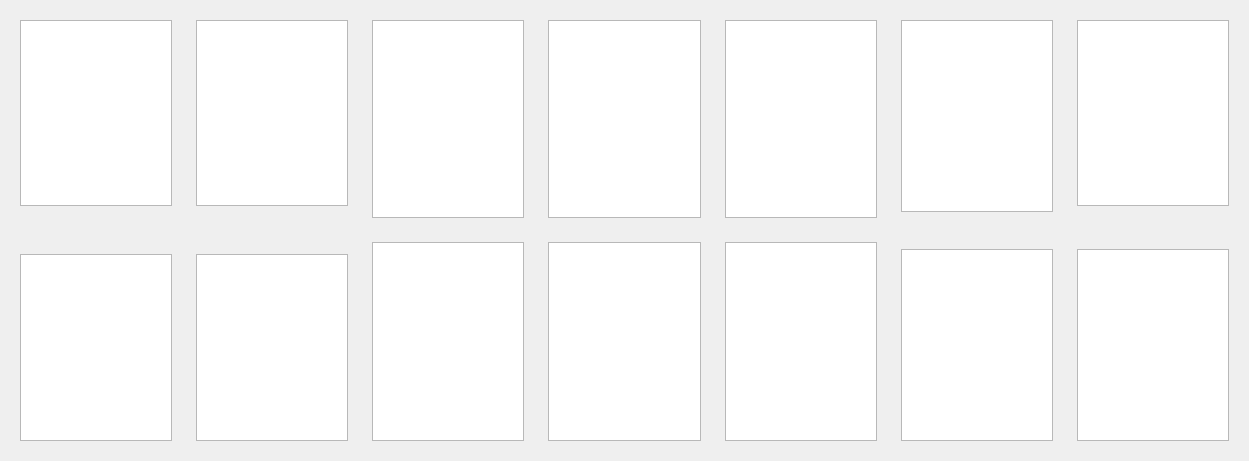
<?xml version="1.0" encoding="UTF-8"?>
<ui version="4.0">
 <class>FMXForm</class>
 <widget class="QWidget" name="FMXForm">
  <property name="geometry">
   <rect>
    <x>0</x>
    <y>0</y>
    <width>1249</width>
    <height>461</height>
   </rect>
  </property>
  <property name="windowTitle">
   <string>Form</string>
  </property>
  <layout class="QVBoxLayout" name="verticalLayout_32">
   <item>
    <layout class="QVBoxLayout" name="verticalLayout_9">
     <item>
      <layout class="QHBoxLayout" name="horizontalLayout">
       <item>
        <widget class="QWidget" name="widget" native="true">
         <layout class="QVBoxLayout" name="verticalLayout">
          <item>
           <widget class="QGraphicsView" name="graphicsView1"/>
          </item>
          <item>
           <spacer name="verticalSpacer">
            <property name="orientation">
             <enum>Qt::Vertical</enum>
            </property>
            <property name="sizeHint" stdset="0">
             <size>
              <width>20</width>
              <height>18</height>
             </size>
            </property>
           </spacer>
          </item>
         </layout>
        </widget>
       </item>
       <item>
        <widget class="QWidget" name="widget_2" native="true">
         <layout class="QVBoxLayout" name="verticalLayout_6">
          <item>
           <widget class="QGraphicsView" name="graphicsView1_11"/>
          </item>
          <item>
           <spacer name="verticalSpacer_9">
            <property name="orientation">
             <enum>Qt::Vertical</enum>
            </property>
            <property name="sizeHint" stdset="0">
             <size>
              <width>20</width>
              <height>18</height>
             </size>
            </property>
           </spacer>
          </item>
         </layout>
        </widget>
       </item>
       <item>
        <widget class="QWidget" name="widget_3" native="true">
         <layout class="QVBoxLayout" name="verticalLayout_10">
          <item>
           <widget class="QGraphicsView" name="graphicsView1_9"/>
          </item>
         </layout>
        </widget>
       </item>
       <item>
        <widget class="QWidget" name="widget_4" native="true">
         <layout class="QVBoxLayout" name="verticalLayout_11">
          <item>
           <widget class="QGraphicsView" name="graphicsView1_13"/>
          </item>
         </layout>
        </widget>
       </item>
       <item>
        <widget class="QWidget" name="widget_5" native="true">
         <layout class="QVBoxLayout" name="verticalLayout_12">
          <item>
           <widget class="QGraphicsView" name="graphicsView1_15"/>
          </item>
         </layout>
        </widget>
       </item>
       <item>
        <widget class="QWidget" name="widget_6" native="true">
         <layout class="QVBoxLayout" name="verticalLayout_7">
          <item>
           <widget class="QGraphicsView" name="graphicsView1_16"/>
          </item>
          <item>
           <spacer name="verticalSpacer_10">
            <property name="orientation">
             <enum>Qt::Vertical</enum>
            </property>
            <property name="sizeHint" stdset="0">
             <size>
              <width>20</width>
              <height>4</height>
             </size>
            </property>
           </spacer>
          </item>
         </layout>
        </widget>
       </item>
       <item>
        <widget class="QWidget" name="widget_7" native="true">
         <layout class="QVBoxLayout" name="verticalLayout_24">
          <item>
           <widget class="QGraphicsView" name="graphicsView1_18"/>
          </item>
          <item>
           <spacer name="verticalSpacer_12">
            <property name="orientation">
             <enum>Qt::Vertical</enum>
            </property>
            <property name="sizeHint" stdset="0">
             <size>
              <width>20</width>
              <height>18</height>
             </size>
            </property>
           </spacer>
          </item>
         </layout>
        </widget>
       </item>
      </layout>
     </item>
     <item>
      <layout class="QHBoxLayout" name="horizontalLayout_2">
       <item>
        <widget class="QWidget" name="widget_11" native="true">
         <layout class="QVBoxLayout" name="verticalLayout_27">
          <item>
           <spacer name="verticalSpacer_24">
            <property name="orientation">
             <enum>Qt::Vertical</enum>
            </property>
            <property name="sizeHint" stdset="0">
             <size>
              <width>20</width>
              <height>18</height>
             </size>
            </property>
           </spacer>
          </item>
          <item>
           <widget class="QGraphicsView" name="graphicsView1_39"/>
          </item>
         </layout>
        </widget>
       </item>
       <item>
        <widget class="QWidget" name="widget_14" native="true">
         <layout class="QVBoxLayout" name="verticalLayout_30">
          <item>
           <spacer name="verticalSpacer_26">
            <property name="orientation">
             <enum>Qt::Vertical</enum>
            </property>
            <property name="sizeHint" stdset="0">
             <size>
              <width>20</width>
              <height>17</height>
             </size>
            </property>
           </spacer>
          </item>
          <item>
           <widget class="QGraphicsView" name="graphicsView1_42"/>
          </item>
         </layout>
        </widget>
       </item>
       <item>
        <widget class="QWidget" name="widget_13" native="true">
         <layout class="QVBoxLayout" name="verticalLayout_29">
          <item>
           <widget class="QGraphicsView" name="graphicsView1_41"/>
          </item>
         </layout>
        </widget>
       </item>
       <item>
        <widget class="QWidget" name="widget_10" native="true">
         <layout class="QVBoxLayout" name="verticalLayout_26">
          <item>
           <widget class="QGraphicsView" name="graphicsView1_38"/>
          </item>
         </layout>
        </widget>
       </item>
       <item>
        <widget class="QWidget" name="widget_9" native="true">
         <layout class="QVBoxLayout" name="verticalLayout_25">
          <item>
           <widget class="QGraphicsView" name="graphicsView1_37"/>
          </item>
         </layout>
        </widget>
       </item>
       <item>
        <widget class="QWidget" name="widget_12" native="true">
         <layout class="QVBoxLayout" name="verticalLayout_28">
          <item>
           <spacer name="verticalSpacer_25">
            <property name="orientation">
             <enum>Qt::Vertical</enum>
            </property>
            <property name="sizeHint" stdset="0">
             <size>
              <width>20</width>
              <height>4</height>
             </size>
            </property>
           </spacer>
          </item>
          <item>
           <widget class="QGraphicsView" name="graphicsView1_40"/>
          </item>
         </layout>
        </widget>
       </item>
       <item>
        <widget class="QWidget" name="widget_16" native="true">
         <layout class="QVBoxLayout" name="verticalLayout_31">
          <item>
           <spacer name="verticalSpacer_28">
            <property name="orientation">
             <enum>Qt::Vertical</enum>
            </property>
            <property name="sizeHint" stdset="0">
             <size>
              <width>20</width>
              <height>4</height>
             </size>
            </property>
           </spacer>
          </item>
          <item>
           <widget class="QGraphicsView" name="graphicsView1_44"/>
          </item>
         </layout>
        </widget>
       </item>
      </layout>
     </item>
    </layout>
   </item>
  </layout>
 </widget>
 <resources/>
 <connections/>
</ui>
